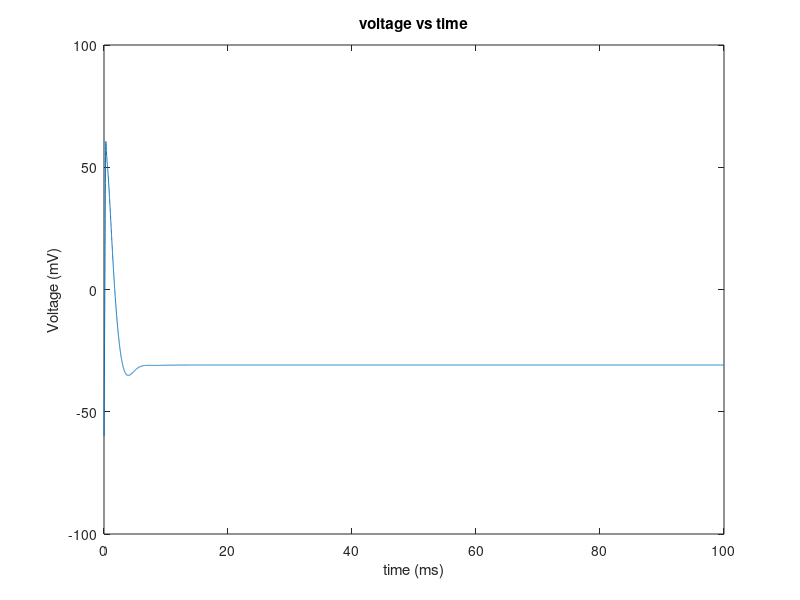
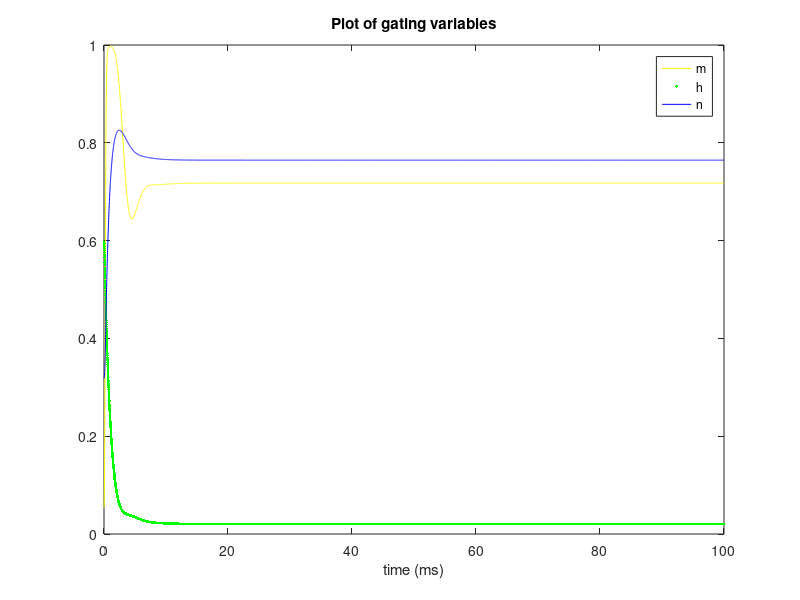
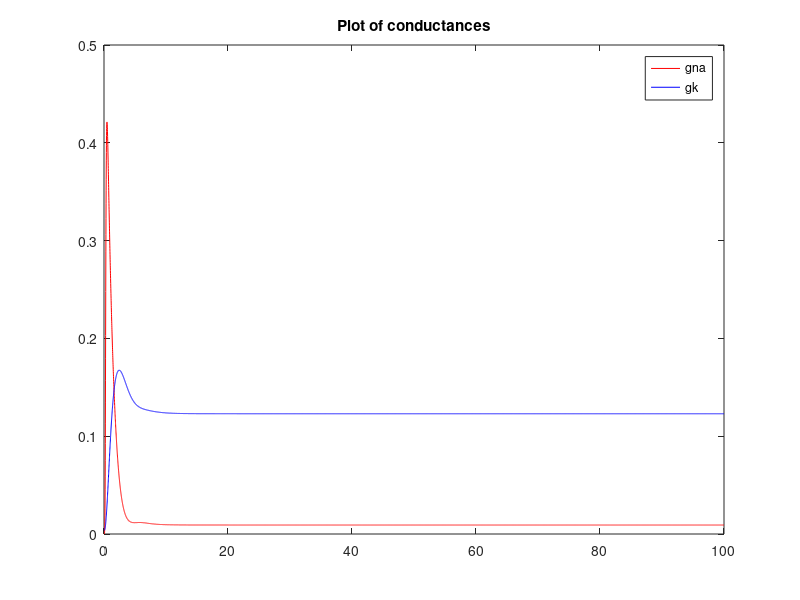

The MATLAB source for these figures, in order:
%THIS PROGRAM DEMONSTRATES HODGKIN HUXLEY MODEL IN CURRENT CLAMP EXPERIMENTS AND SHOWS ACTION POTENTIAL PROPAGATION
%Time is in secs, voltage in mvs, conductances in m mho/mm^2, capacitance in uF/mm^2

% threshold value of current is 0.0223

ImpCur=input('enter the value of the impulse current in microamperes: ');
%TimeTot=input('enter the time for which stimulus is applied in milliseconds');

gkmax=.36;
vk=-77; 
gnamax=1.20;
vna=50; 
gl=0.003;
vl=-54.387; 
cm=.01; 

dt=0.01;
niter=10000;
t=(1:niter)*dt;
iapp=ImpCur*ones(1,niter);
%for i=1:100
 %   iapp(1,i)=ImpCur;
 %end;
v=-64.9964;
m=0.0530;
h=0.5960;
n=0.3177;

gnahist=zeros(1,niter);
gkhist=zeros(1,niter);
vhist=zeros(1,niter);
mhist=zeros(1,niter);
hhist=zeros(1,niter);
nhist=zeros(1,niter);


for iter=1:niter
  gna=gnamax*m^3*h; 
  gk=gkmax*n^4; 
  gtot=gna+gk+gl;
  vinf = ((gna*vna+gk*vk+gl*vl)+ iapp(iter))/gtot;
  tauv = cm/gtot;
  v=vinf+(v-vinf)*exp(-dt/tauv);
  alpham = 0.1*(v+40)/(1-exp(-(v+40)/10));
  betam = 4*exp(-0.0556*(v+65));
  alphan = 0.01*(v+55)/(1-exp(-(v+55)/10));
  betan = 0.125*exp(-(v+65)/80);
  alphah = 0.07*exp(-0.05*(v+65));
  betah = 1/(1+exp(-0.1*(v+35)));
  taum = 1/(alpham+betam);
  tauh = 1/(alphah+betah);
  taun = 1/(alphan+betan);
  minf = alpham*taum;
  hinf = alphah*tauh;
  ninf = alphan*taun;
  m=minf+(m-minf)*exp(-dt/taum);
  h=hinf+(h-hinf)*exp(-dt/tauh);
  n=ninf+(n-ninf)*exp(-dt/taun);
  vhist(iter)=v; mhist(iter)=m; hhist(iter)=h; nhist(iter)=n;
end

figure(1)
%subplot(2,1,1)
plot(t,vhist)
title('voltage vs time')
xlabel('time (ms)')
ylabel('Voltage (mV)')

figure(2)
%subplot(2,1,2)
plot(t,mhist,'y-', t,hhist,'g.',t,nhist,'b-')
legend('m','h','n')
title('Plot of gating variables')
xlabel('time (ms)')


figure(3)
gna=gnamax*(mhist.^3).*hhist; 
  gk=gkmax*nhist.^4;
  clf
  plot(t,gna,'r');
  hold on
  plot(t,gk,'b');
  legend('gna','gk')
  title('Plot of conductances')
  hold off
  
  
  
